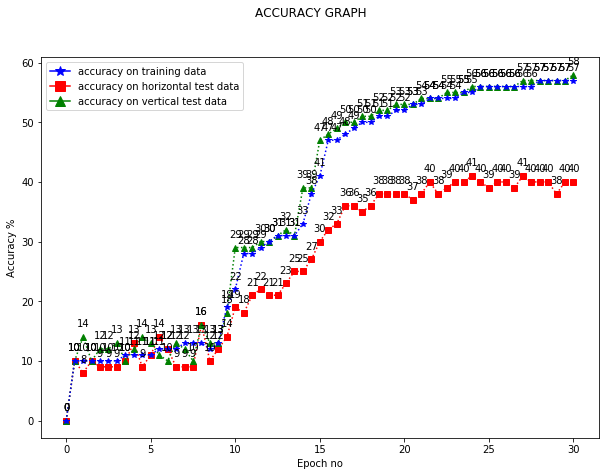

Here is the Python script that generated this plot:
#!/usr/bin/env python3
# -*- coding: utf-8 -*-
"""
Created on Wed Nov 13 12:49:01 2019

@author: leoniddatta
"""


from __future__ import print_function
import argparse
import torch
import torch.nn as nn
import torch.nn.functional as F
import torch.optim as optim
import torchvision
import torchvision.transforms as transform 
from torchvision import datasets, transforms
import numpy as np
import tensorflow as tf
import torch.utils.data as utils
import matplotlib.pyplot as plt
import matplotlib.lines as mlines
import scipy.ndimage
import scipy
import scipy.ndimage.filters as C
#TRAIN FILE 'horTrainData.npy'
#TEST FILE 

a=np.load('/Users/leoniddatta/Dropbox/TU Delft/Study material/DL THESIS/Experiments with MNIST/train.npy')  #HORIZONTAL training data 60000*28*28*1
a2=np.load('/Users/leoniddatta/Dropbox/TU Delft/Study material/DL THESIS/Experiments with MNIST/trainlabel.npy')
b=np.load('/Users/leoniddatta/Dropbox/TU Delft/Study material/DL THESIS/Experiments with MNIST/test.npy')   #VERTICAL test data 10000*28*28*1
b2=np.load('/Users/leoniddatta/Dropbox/TU Delft/Study material/DL THESIS/Experiments with MNIST/testlabel.npy') 
c=np.load('/Users/leoniddatta/Dropbox/TU Delft/Study material/DL THESIS/Experiments with MNIST/test.npy')  #HORIZONTAL test data
c2=np.load('/Users/leoniddatta/Dropbox/TU Delft/Study material/DL THESIS/Experiments with MNIST/testlabel.npy')
a=a[:,:,:,0]
b=b[:,:,:,1]
c=c[:,:,:,1]

mask3=np.zeros((28,28))   
for i in range(0,28,4):
    mask3[i]=1
    for j in range(0,28,4):
        mask3[i,j]=0

print("mask3 is")
plt.imshow(mask3, cmap='gray', interpolation='nearest')
plt.show()

mask4=np.zeros((28,28))   
for i in range(0,28,4):
    mask4[i]=1
    for j in range(0,28,4):
        mask4[i,j]=0
        mask4[i,j]=0
mask4=mask4.T
print("mask4 is")
plt.imshow(mask4, cmap='gray', interpolation='nearest')
plt.show()




a=a*mask4   #mask 2 is square #mask is horizontal
b=b*mask4
c=c*mask3

print("train data is")


fig, ((ax1, ax2,ax3),(ax4,ax5,ax6)) = plt.subplots(2, 3)
fig.suptitle('Training Data (blue curve train accyracy in graph)')
fig.set_figheight(7)
fig.set_figwidth(10)
ax1.imshow(a[0], cmap='gray',  interpolation='nearest')
ax2.imshow(a[1], cmap='gray',  interpolation='nearest')
ax3.imshow(a[2], cmap='gray',  interpolation='nearest')
ax4.imshow(a[3], cmap='gray',  interpolation='nearest')
ax5.imshow(a[4], cmap='gray',  interpolation='nearest')
ax6.imshow(a[5], cmap='gray',  interpolation='nearest')
plt.show()


fig, ((ax1, ax2,ax3),(ax4,ax5,ax6)) = plt.subplots(2, 3)
fig.suptitle('Test data1 - green curve accuracy in graph')
fig.set_figheight(7)
fig.set_figwidth(10)
ax1.imshow(b[0], cmap='gray',  interpolation='nearest')
ax2.imshow(b[1], cmap='gray',  interpolation='nearest')
ax3.imshow(b[2], cmap='gray',  interpolation='nearest')
ax4.imshow(b[3], cmap='gray',  interpolation='nearest')
ax5.imshow(b[4], cmap='gray',  interpolation='nearest')
ax6.imshow(b[5], cmap='gray',  interpolation='nearest')
plt.show()

fig, ((ax1, ax2,ax3),(ax4,ax5,ax6)) = plt.subplots(2, 3)
fig.suptitle('Test data2 - red curve accuracy in graph')
fig.set_figheight(7)
fig.set_figwidth(10)
ax1.imshow(c[0], cmap='gray',  interpolation='nearest')
ax2.imshow(c[1], cmap='gray',  interpolation='nearest')
ax3.imshow(c[2], cmap='gray',  interpolation='nearest')
ax4.imshow(c[3], cmap='gray',  interpolation='nearest')
ax5.imshow(c[4], cmap='gray',  interpolation='nearest')
ax6.imshow(c[5], cmap='gray',  interpolation='nearest')
plt.show()



a=np.reshape(a,(60000,1,28,28))
b=np.reshape(b,(10000,1,28,28))
c=np.reshape(c,(10000,1,28,28))

def cor(img):
    #sum1=np.zeros((img.shape[0],28,28))
    img=img.detach().numpy()
    cor1=np.zeros((img.shape))#[0],img.shape[1],28,28))
    for i in range (img.shape[0]):
        #print("image shape",img.shape,img.shape[0])
        for j in range (img.shape[1]):
            cor1[i,j,:,:]=C.correlate(img[i,j,:,:],img[i,j,:,:], output=None, mode='constant', cval=0.0, origin=0)

    cor1=torch.from_numpy(cor1)
    return cor1

def printit(img):
    print("the filters are")
    img=img.data.numpy()
    for i in range(img.shape[1]):
        print(img[1,i,:,:].shape)
        
        plt.imshow(img[1,i,:,:], cmap='gray', interpolation='nearest')
        plt.show()
        
    return img
        
def add_channel(x,n):
    x=x.detach().numpy() 
    n1=int(x.shape[1]/n) #n is no of output channels
    y=np.zeros((x.shape[0],n,x.shape[2],x.shape[3]))
    for i in range(n):
        for j in range(n1):
            y[:,i,:,:]=y[:,i,:,:]+x[:,j,:,:]
    y=torch.from_numpy(y)
    return y


class Net(nn.Module):
    def __init__(self):
        super(Net, self).__init__()
        self.conv1 = nn.Conv2d(1, 32, 3, 1)#,groups=4)
        self.conv2 = nn.Conv2d(16, 32, 3, 2)#,groups=8)
        self.conv3 = nn.Conv2d(32, 64, 3, 2)
        self.conv4 = nn.Conv2d(64, 10, 3, 1)
        self.GAP=nn.AvgPool2d((3,3), stride=1, padding=0)
        
    def forward(self, x):
        x=x.float()
        
        x=self.conv1(x)
        
        #print(x.shape)
# =============================================================================
#         x=cor(x)
#         x=x.float()
# =============================================================================
        #print(x.shape)
        
# =============================================================================
#         s=x.data.numpy()
#         if (epoch==19):
#             np.save('trainverticalconv1.npy',s)
# =============================================================================
        x = F.relu(x)
        #x=add_channel(x,16)
        #x=x.float()
        #print(x.shape)
# =============================================================================
#         p=x.data.numpy()
#         if (epoch==19):
#             np.save('trainverticalmaxpooled.npy',p)
# =============================================================================
# =============================================================================
#         x=cor(x)
#         x=x.float()
# =============================================================================
        x=add_channel(x,16)
        x=x.float()
        x = F.relu(self.conv2(x))
        
        #x = F.relu(self.conv4(x))
        #print(x.shape)
        #print(x.shape)
        x = F.relu(self.conv3(x))
        x = F.relu(self.conv4(x))
        #print(x.shape)
        x = self.GAP(x)
        x = x.view(-1, 10) 
        x=F.log_softmax(x, dim=1)
        return x
        
        

def plotgraph (xs,y1s,y2s,yts):
    plt.clf()
    
    fig = plt.figure(figsize=(10, 7))
    plt.plot(xs,y1s,'s:r')
    fig.suptitle('ACCURACY GRAPH')
    plt.xlabel('Epoch no')
    plt.ylabel('Accuracy %')
    for x,y in zip(xs,y1s):
        label = "{:.0f}".format(y)
        plt.annotate(label, # this is the text
                 (x,y), # this is the point to label
                 textcoords="offset points", # how to position the text
                 xytext=(0,10), # distance from text to points (x,y)
                 ha='center') # horizontal alignment can be left, right or center
    
    plt.plot(xs,y2s,'^:g')
    for x,y in zip(xs,y2s):
        label = "{:.0f}".format(y)
        plt.annotate(label, # this is the text
                 (x,y), # this is the point to label
                 textcoords="offset points", # how to position the text
                 xytext=(0,10), # distance from text to points (x,y)
                 ha='center') # horizontal alignment can be left, right or center
    plt.plot(xs,yts,'*:b')
    for x,y in zip(xs,yts):
        label = "{:.0f}".format(y)
        plt.annotate(label, # this is the text
                 (x,y), # this is the point to label
                 textcoords="offset points", # how to position the text
                 xytext=(0,10), # distance from text to points (x,y)
                 ha='center') 
    blue_line = mlines.Line2D([], [], color='blue', marker='*',
                          markersize=10, label='accuracy on training data')
    red_line = mlines.Line2D([], [], color='red', marker='s',
                          markersize=10, label='accuracy on horizontal test data')
    green_line = mlines.Line2D([], [], color='green', marker='^',
                          markersize=10, label='accuracy on vertical test data')
    plt.legend(handles=[blue_line,red_line,green_line])
    plt.show()       
    
def train(args, model, device, train_loader, optimizer, epoch):
    r=0
    g=0
    t=0
    running_loss = 0
    total_train = 0
    correct_train = 0
    
    model.train()
    for batch_idx, (data, target) in enumerate(train_loader):
        data, target = data.to(device), target.to(device)
        optimizer.zero_grad()
        output = model(data)
        loss = F.nll_loss(output, target)
        loss.backward()
        optimizer.step()
        weight = model.conv1.weight.data.numpy()
        
        #print(weight.shape)
        running_loss += loss.item()
        _, predicted = torch.max(output.data, 1)
        total_train += target.size(0)
        correct_train += predicted.eq(target.data).sum().item()
        train_accuracy = 100 * correct_train / total_train
        q=int(100. * batch_idx / len(train_loader))
        #if (epoch==5):
            
        if batch_idx % args.log_interval == 0:
            if batch_idx % args.log_interval == 0:
                if (q%10) == 0:
                    print('Train Epoch: {} [{}/{} ({:.0f}%)]\tLoss: {:.6f} \taccuracy: {:.2f}%'.format(
                epoch, batch_idx * len(data), len(train_loader.dataset),
                100. * batch_idx / len(train_loader), loss.item(),train_accuracy))
                if (q==50):
                    r=test(args, model, device, hortest_loader)
                    g=test(args, model, device, test_loader)
                    t=int(train_accuracy)
    #t=int(train_accuracy)    
    
    return [r,g,t,train_accuracy]


def test(args, model, device, test_loader):
    #model.eval()
    model.train(mode=False)
    test_loss = 0
    correct = 0
    with torch.no_grad():
        for data, target in test_loader:
            data, target = data.to(device), target.to(device)
            output = model(data)
            test_loss += F.nll_loss(output, target, reduction='sum').item() # sum up batch loss
            pred = output.argmax(dim=1, keepdim=True) # get the index of the max log-probability
            correct += pred.eq(target.view_as(pred)).sum().item()

    test_loss /= len(test_loader.dataset)

    print('\nTest set: Average loss: {:.4f}, Accuracy: {}/{} ({:.0f}%)\n'.format(
        test_loss, correct, len(test_loader.dataset),
        100. * correct / len(test_loader.dataset)))
    acc=int(100. * correct / len(test_loader.dataset))
    return acc
parser = argparse.ArgumentParser(description='PyTorch MNIST Example')
parser.add_argument('--batch-size', type=int, default=64, metavar='N',
                    help='input batch size for training (default: 64)')
parser.add_argument('--test-batch-size', type=int, default=1000, metavar='N',
                    help='input batch size for testing (default: 1000)')
parser.add_argument('--epochs', type=int, default=30, metavar='N',
                    help='number of epochs to train (default: 10)')
parser.add_argument('--lr', type=float, default=0.01, metavar='LR',
                    help='learning rate (default: 0.01)')
parser.add_argument('--momentum', type=float, default=0.5, metavar='M',
                    help='SGD momentum (default: 0.5)')
parser.add_argument('--no-cuda', action='store_true', default=False,
                    help='disables CUDA training')
parser.add_argument('--seed', type=int, default=1, metavar='S',
                    help='random seed (default: 1)')
parser.add_argument('--log-interval', type=int, default=10, metavar='N',
                    help='how many batches to wait before logging training status')

parser.add_argument('--save-model', action='store_true', default=False,
                    help='For Saving the current Model')
args = parser.parse_args()
use_cuda = not args.no_cuda and torch.cuda.is_available()

torch.manual_seed(args.seed)

device = torch.device("cuda" if use_cuda else "cpu")

kwargs = {'num_workers': 1, 'pin_memory': True} if use_cuda else {}





data=torch.from_numpy(a)
target=torch.from_numpy(a2)
target = torch.tensor(target, dtype=torch.long)
my_dataset = utils.TensorDataset(data,target)



data2=torch.from_numpy(b)
target2=torch.from_numpy(b2)
target2 = torch.tensor(target2, dtype=torch.long)
my_testdataset = utils.TensorDataset(data2,target2)


data2=torch.from_numpy(c)
target2=torch.from_numpy(c2)
target2 = torch.tensor(target2, dtype=torch.long)
my_hortestdataset = utils.TensorDataset(data2,target2)


train_loader = torch.utils.data.DataLoader(my_dataset,batch_size=args.batch_size, shuffle=True, **kwargs)
print("train set loaded" )

test_loader = torch.utils.data.DataLoader(my_testdataset,batch_size=args.test_batch_size, shuffle=True, **kwargs)
print("test set loaded")

hortest_loader = torch.utils.data.DataLoader(my_hortestdataset,batch_size=args.test_batch_size, shuffle=True, **kwargs)
print("test set loaded")



model = Net().to(device)
print("Net")
optimizer = optim.SGD(model.parameters(), lr=args.lr, momentum=args.momentum)
epoch_no=(np.arange(1,(args.epochs+1),1 ))
redacc=(np.arange(1,(args.epochs+1),1 ))
grnacc=(np.arange(1,(args.epochs+1),1 ))

redaccm=(np.arange(1,(args.epochs+1),1 ))
grnaccm=(np.arange(1,(args.epochs+1),1 ))

trnacc=(np.arange(1,(args.epochs+1),1 ))
trnaccm=(np.arange(1,(args.epochs+1),1 ))
br=0#test(args, model, device, hortest_loader) #RED IS HORIZONTAL
   
   
bg=0#test(args, model, device, test_loader)
for epoch in range(1, args.epochs + 1):    
    [r,g,t,ta]=train(args, model, device, train_loader, optimizer, epoch)
    redaccm[epoch-1]=r
    grnaccm[epoch-1]=g
    trnaccm[epoch-1]=t
    redacc[epoch-1]=test(args, model, device, hortest_loader)
    grnacc[epoch-1]=test(args, model, device, test_loader)
    trnacc[epoch-1]=ta
# =============================================================================
#     
#     if(epoch>=18):
#         grnacc[epoch-1]=test(args, model, device, test_loader)
#    
# =============================================================================
#plt.plot(epoch_no,redacc)  
resultred = np.empty((redacc.size + redaccm.size+1,),dtype=redacc.dtype)
resultred[0]=br
resultred[1::2] = redaccm
resultred[2::2] = redacc

resultgrn = np.empty((grnacc.size + grnaccm.size+1,), dtype=grnacc.dtype)
resultgrn[0]=bg
resultgrn[1::2] = grnaccm
resultgrn[2::2] = grnacc

resulttrn = np.empty((trnacc.size + trnaccm.size+1,),dtype=redacc.dtype)
resulttrn[0]=0
resulttrn[1::2] = trnaccm
resulttrn[2::2] = trnacc
e=(np.arange(0,(args.epochs+0.5),0.5 ))

plotgraph(e,resultred,resultgrn, resulttrn)

if (args.save_model):
    torch.save(model.state_dict(),"mnist_cnn.pt")


# =============================================================================
# arr = np.array([[0,0,0,0],[0,0,0,1],[0,1,0,1],[0,1,1,1]])
# arr2=np.zeros((4,4))
# arr3=np.concatenate([arr,arr2])
# mask1=np.tile(arr3,(4,7))
# mask1=mask1[0:28,0:28]
# print("mask is")
# plt.imshow(mask1, cmap='gray',  interpolation='nearest')
# plt.show()
# 
# arr = np.array([[0,0,0,0],[0,1,0,1],[0,1,1,1],[0,1,0,1]])
# arr2=np.zeros((4,4))
# arr3=np.concatenate([arr,arr2])
# mask2=np.tile(arr3,(4,7))
# mask2=mask2.T
# mask2=mask2[0:28,0:28]
# print("mask is")
# plt.imshow(mask2, cmap='gray',  interpolation='nearest')
# plt.show()
# 
# 
# =============================================================================

# =============================================================================
# print("mask is")
# plt.imshow(mask, cmap='gray', interpolation='nearest')
# plt.show()
# =============================================================================
# =============================================================================
# 
# mask2=np.ones((28,28))
# for i in range(1,28,5):
#     mask2[i,:]=0
#     mask2[:,i]=0
# 
# print("mask2 is")
# plt.imshow(mask2, cmap='gray', interpolation='nearest')
# plt.show()
# 
# =============================================================================
